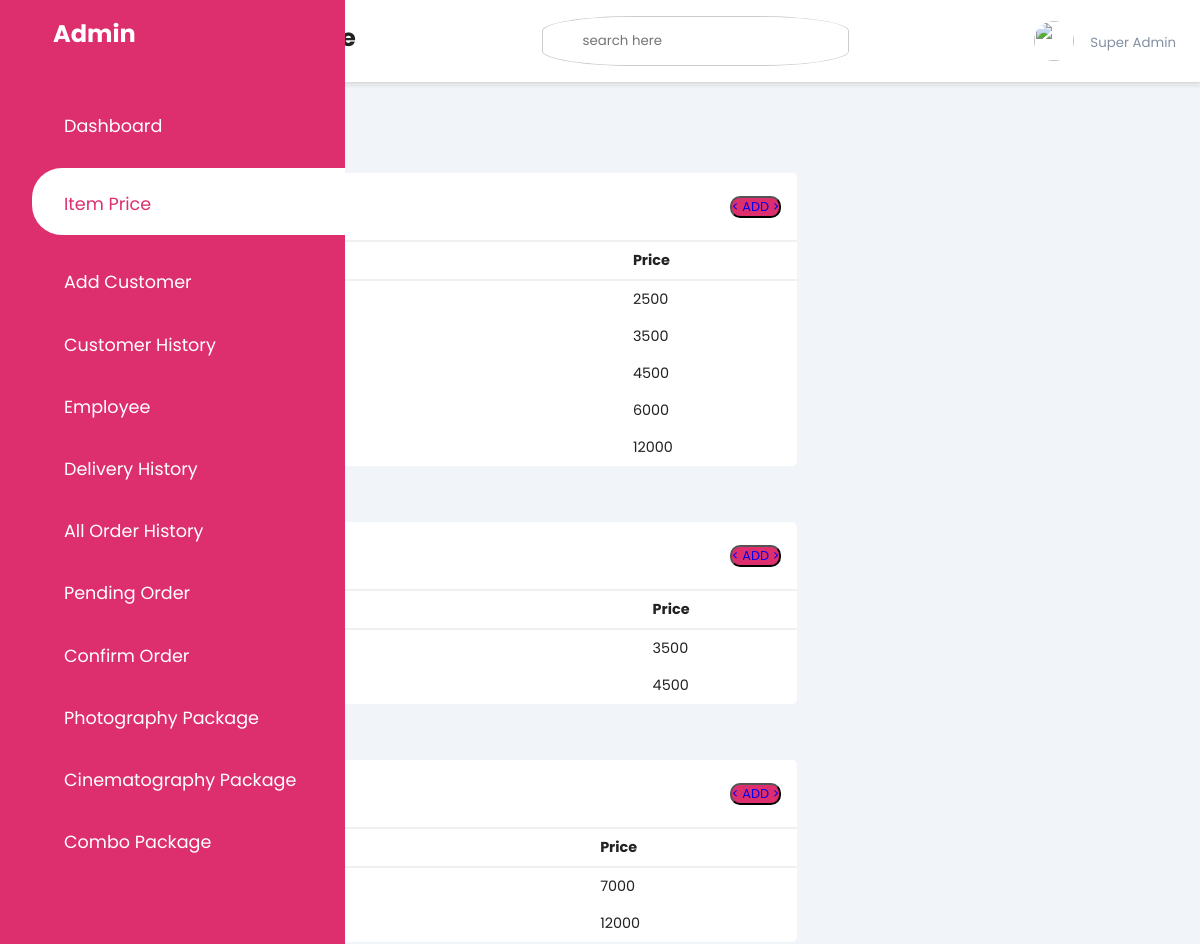
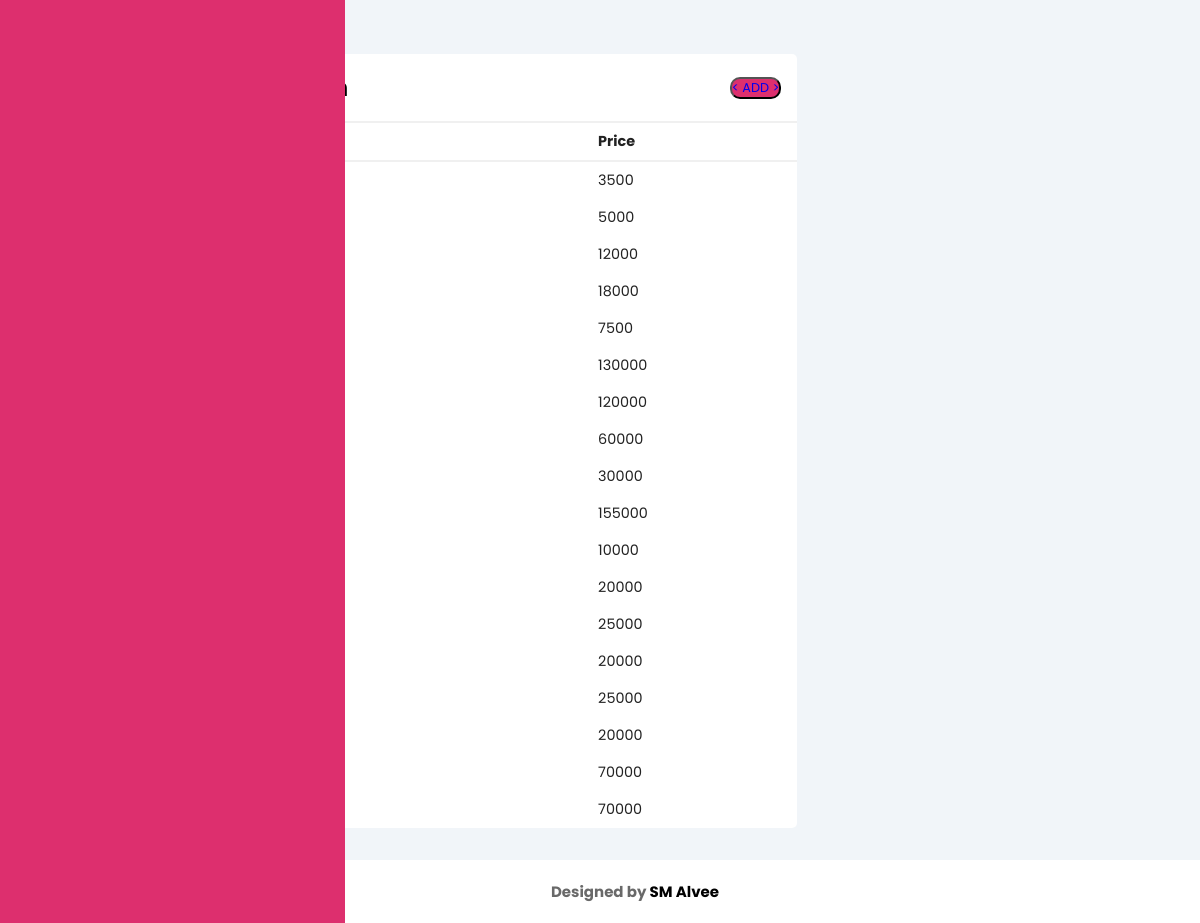
/admin/package.php (signed in), run on the app's committed database (2 pictures, top to bottom).
### tables this page shows
CREATE TABLE `photography` (
  `id` int(11) NOT NULL,
  `catagory` varchar(50) NOT NULL,
  `price` int(11) NOT NULL
);

CREATE TABLE `cinematography` (
  `id` int(11) NOT NULL,
  `catagory` varchar(50) NOT NULL,
  `price` int(11) NOT NULL
);

CREATE TABLE `drone` (
  `id` int(11) NOT NULL,
  `catagory` varchar(50) NOT NULL,
  `price` int(11) NOT NULL
);

CREATE TABLE `stage` (
  `id` int(11) NOT NULL,
  `catagory` varchar(50) NOT NULL,
  `price` int(11) NOT NULL
);

### db/DBConfig.php (called while the page is built, shortened)
<?php
class dbconfig
{
	private $_host = "localhost";
	private $_username = "root";
	private $_password = "";
	private $_database = "wedding";
	protected $connection;
	public function __construct()
	{
		if(!isset($this->connection))
		{
			$this->connection = new mysqli($this->_host,$this->_username,$this->_password,$this->_database);
		}
		return $this->connection;
	}
}
?>

### db/Crud.php (called while the page is built, shortened)
<?php
include_once 'DBConfig.php';
class Crud extends dbconfig{
	public function getData($query)
	{
		$result = $this->connection->query($query);
			$rows = array();
			while($row = $result->fetch_assoc())
			{
				$rows[] = $row;
			}
		return $rows;
	}
}
?>

### admin/package.php (the view, shortened to what this page needs)
<?php
  include_once '../db/Crud.php';
  $crud = new Crud();
  $photo = "select * from photography";
  $getphoto = $crud->getData($photo);
  $chine = "select * from cinematography";
  $getchine = $crud->getData($chine);
  $drone = "select * from drone";
  $getdrone = $crud->getData($drone);
  $stage = "select * from stage";
  $getstage = $crud->getData($stage);
?>
<!DOCTYPE html>
<html lang="en">
<head>
	<link rel="stylesheet" href="https://maxst.icons8.com/vue-static/landings/line-awesome/line-awesome/1.3.0/css/line-awesome.min.css">
	<link rel="stylesheet" type="text/css" href="css/style.css">
</head>
<body>
	<div class="sidebar">
		<div class="sidebar-brand">
			<h2><span class="lab la-accusoft"></span> <span>Admin</span></h2>
		</div>
		<div class="sidebar-menu">
			<ul>
				<li>
					<a href="dashboard.php" ><span class="las la-igloo"></span><span>Dashboard</span></a>
				</li>
				<li>
					<a href="package.php" class="active"><span class="las la-users"></span><span>Item Price</span></a>
				</li>
				<li>
					<a href="addcustomer.php"><span class="las la-clipboard-list"></span><span>Add Customer</span></a>
				</li>
				<li>
					<a href="customerhistory.php" ><span class="las la-users"></span><span>Customer History</span></a>
				</li>
				<li>
					<a href=""><span class="las la-shopping-bag"></span><span>Employee</span></a>
				</li>
				<li>
					<a href=""><span class="las la-shopping-bag"></span><span>Delivery History</span></a>
				</li>
				<li>
					<a href="allorderhistory.php"><span class="las la-shopping-bag"></span><span>All Order History</span></a>
				</li>
				<li>
					<a href="orderrequest.php" ><span class="las la-shopping-bag"></span><span>Pending Order</span></a>
				</li>
				<li>
					<a href="confirmorder.php"><span class="las la-shopping-bag"></span><span>Confirm Order</span></a>
				</li>
				<li>
					<a href="addphotopackage.php" ><span class="las la-shopping-bag"></span><span>Photography Package</span></a>
				</li>
				<li>
					<a href="addcinepackage.php" ><span class="las la-shopping-bag"></span><span>Cinematography Package</span></a>
				</li>
				<li>
					<a href="addcombopackage.php" ><span class="las la-shopping-bag"></span><span>Combo Package</span></a>
				</li>
			</ul>
		</div>
	</div>
	<div class="main-content">
		<header>
			<h2>
				<label for="nav-toggle">
					<span class="las la-bars"></span>
				</label>
			</h2>
			<div class="search-wrapper">
				<input type="search" placeholder="search here" name="">
			</div>
			<div class="user-wrapper">
				<img src="UserImage/2.jpg" width="40px" height="40px" alt="">
				<div>
					<small>Super Admin</small>
				</div>
			</div>
		</header>
		<main>
			<div class="recent-grid">
					<div class="projects">
						<div class="card">
							<div class="card-header">
								<h2>Photographer</h2>
								<button><a href="addphoto.php"><  ADD  ></a></button>
							</div>
							<div class="card-body">
								<div class="table-responsive">
									<table width="100%">
										<thead>
											<tr>
												<td>Catagory</td>
												<td>Price</td>
											</tr>
										</thead>
										<tbody>
											<?php foreach($getphoto as $key=>$package) {?>
											<tr>
												<td><?php echo $package['catagory'];?></td>
												<td><?php echo $package['price']; ?></td>
											</tr>
											<?php }?>
										</tbody>
									</table>
								</div>
							</div>
						</div>
					</div>
				</div>
				<div class="recent-grid">
					<div class="projects">
						<div class="card">
							<div class="card-header">
								<h2>Cinematographer</h2>
								<button><a href="addcine.php"><  ADD  ></a></button>
							</div>
							<div class="card-body">
								<div class="table-responsive">
									<table width="100%">
										<thead>
											<tr>
												<td>Catagory</td>
												<td>Price</td>
											</tr>
										</thead>
										<tbody>
											<?php foreach($getchine as $key=>$package) {?>
											<tr>
												<td><?php echo $package['catagory'];?></td>
												<td><?php echo $package['price']; ?></td>
											</tr>
											<?php }?>
										</tbody>
									</table>
								</div>
							</div>
						</div>
					</div>
				</div>
				<div class="recent-grid">
					<div class="projects">
						<div class="card">
							<div class="card-header">
								<h2>Drone</h2>
								<button><a href="adddrone.php"><  ADD  ></a></button>
							</div>
							<div class="card-body">
								<div class="table-responsive">
									<table width="100%">
										<thead>
											<tr>
												<td>Catagory</td>
												<td>Price</td>
											</tr>
										</thead>
										<tbody>
											<?php foreach($getdrone as $key=>$package) {?>
											<tr>
												<td><?php echo $package['catagory'];?></td>
												<td><?php echo $package['price']; ?></td>
											</tr>
											<?php }?>
										</tbody>
									</table>
								</div>
							</div>
						</div>
					</div>
				</div>
				<div class="recent-grid">
					<div class="projects">
						<div class="card">
							<div class="card-header">
								<h2>Stage & Decoration</h2>
								<button><a href="addstage.php"><  ADD  ></a></button>
							</div>
							<div class="card-body">
								<div class="table-responsive">
									<table width="100%">
										<thead>
											<tr>
												<td>Catagory</td>
												<td>Price</td>
											</tr>
										</thead>
										<tbody>
											<?php foreach($getstage as $key=>$package) {?>
											<tr>
												<td><?php echo $package['catagory'];?></td>
												<td><?php echo $package['price']; ?></td>
											</tr>
											<?php }?>
										</tbody>
									</table>
								</div>
							</div>
						</div>
					</div>
				</div>
		</main>
		<footer class="footer">
            <h4>Designed by <a href="https://www.facebook.com/raisuddin.alvee.56/" target="blanck" style="color: black;">SM Alvee</a></h4>
        </footer>
	</div>
</body>
</html>

### admin/css/style.css (style rules this page uses)
:root { --main-color: #DD2F6E; --color-dark: #1D2231; --text-grey: #8390A2; }
* { padding: 0; margin: 0; box-sizing: border-box; list-style-type: none; text-decoration: none; font-family: 'Poppins' , sans-serif; }
.sidebar { width: 345px; position: fixed; left: 0; top: 0; height: 100%; background: var(--main-color); z-index: 100; transition: width 300ms; }
.sidebar-brand { height: 90px; padding: 1rem 0rem 1rem 2rem; color: #fff; }
.sidebar-brand span { display: inline-block; padding-right: 1rem; }
.sidebar-menu { margin-top: 1rem; }
.sidebar-menu li { width: 100%; margin-bottom: 1.7rem; padding-left: 1rem; }
.sidebar-menu a { padding-left: 1rem; display: block; color: #fff; font-size: 1.1rem; }
.sidebar-menu a.active { background: #fff; padding-top: 1rem; padding-bottom: 1rem; color: var(--main-color); border-radius: 30px 0px 0px 30px; }
.sidebar-menu a span:first-child { font-size: 1.5rem; padding-right: 1rem }
.main-content { transition: margin-left 300ms; margin-left: 345px; }
header { background: #fff; display: flex; justify-content: space-between; padding: 1rem 1.5rem; box-shadow: 2px 2px 5px rgba(0,0,0,0.2); position: fixed; left: 345px; width: calc(100% - 345px); top: 0; z-index: 100; transition: left 300ms; }
header h2 { color: #222; }
header label span { font-size: 1.7rem; padding-right: 1rem; }
.search-wrapper { border: 1px solid #ccc; border-radius: 30%; height: 50px; display: flex; align-items: center; overflow-x: hidden; }
.search-wrapper input { height: 100%; padding: .5rem; border: none; outline: none; }
.user-wrapper { display: flex; align-items: center; }
.user-wrapper img { border-radius: 50%; margin-right: 1rem; }
.user-wrapper small { display: inline-block; color: var(--text-grey); }
main { margin-top: 85px; padding: 2rem 1.5rem; background: #f1f5f9; min-height: calc(100vh - 90px); }
.recent-grid { margin-top: 3.5rem; display: grid; grid-gap: 2rem; grid-template-columns: 65% auto; }
.card { background: #fff; border-radius: 5px; }
.card-header { padding: 1rem; }
.card-header { display: flex; justify-content: space-between; align-items: center; border-bottom: 1px solid #f0f0f0; }
.card-header button { background: var(--main-color); border-radius: 10px; color: #fff; font-size: .8rem; padding: .5rem 1rem border: 1px solid var(--main-color); }
table { border-collapse: collapse; }
thead tr { border-top: 1px solid #f0f0f0; border-bottom: 2px solid #f0f0f0; }
thead td { font-weight: 700; }
td { padding: .5rem 1rem; font-size: .9rem; color: #222; }
tr td:last-child { display: flex; align-items: center; }
.table-responsive { width: 100%; overflow-x: auto; }
.footer { text-align: center; margin-top: 20px; margin-bottom: 20px; color: #696969; font-size: 15px; font-family: "AnyConv.com__AvenirLTStd-Roman"; }
@media only screen and (max-width: 1200px) { .sidebar { width: 70px; } }
@media only screen and (max-width: 1200px) { .sidebar .sidebar-brand, .sidebar li { padding-left: 1rem; text-align: center; } }
@media only screen and (max-width: 1200px) { .sidebar li a { padding-left: 0rem; } }
@media only screen and (max-width: 1200px) { .sidebar .sidebar-brand h2 span:last-child, .sidebar li a span:last-child { display: none; } }
@media only screen and (max-width: 1200px) { .main-content { margin-left: 70px; } }
@media only screen and (max-width: 1200px) { .main-content header { width: calc(100% - 70px); left: 70px; } }

### data on the page
photography: price "2500"
photography: price "3500"
photography: price "4500"
photography: price "6000"
photography: price "12000"
cinematography: price "3500"
cinematography: price "4500"
drone: price "7000"
drone: price "12000"
stage: price "3500"
stage: price "5000"
stage: price "12000"
stage: price "18000"
stage: price "7500"
stage: price "130000"
stage: price "120000"
stage: price "60000"
stage: price "30000"
stage: price "155000"
stage: price "10000"
stage: price "20000"
stage: price "25000"
stage: price "20000"
stage: price "25000"
stage: price "20000"
stage: price "70000"
stage: price "70000"
